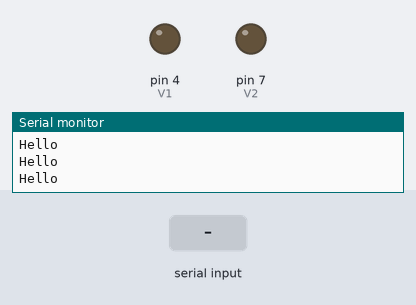
This sketch was run on a simulated Arduino Uno, built with avr-gcc and run on an emulated ATmega328P. Shown: output pins drawn as LEDs (lit = HIGH), the last lines printed to the serial monitor. The inputs (shaded band) are chosen by the test bench. Pins used as bus, display or sensor lines are not drawn.

Above: at 1.2 s.
1.3 s: "r90\n" received over Serial
At 2.6 s:
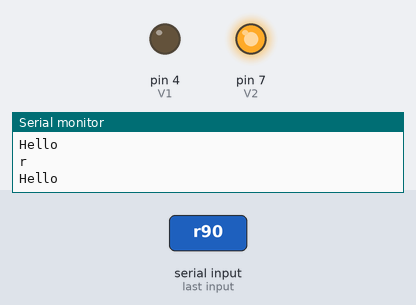
5.8 s: "f90\n" received over Serial
At 7.0 s:
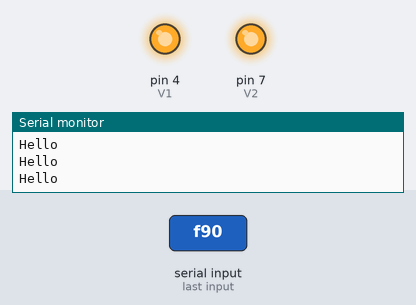
7.3 s: "r,45\n" received over Serial
At 8.4 s:
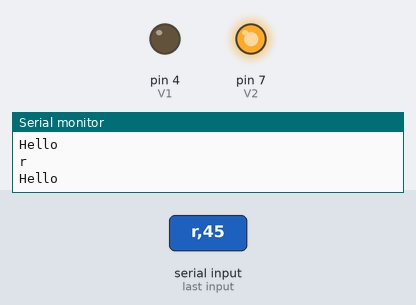
Timing chart, 0 to 9.8 s (numbered marks = the images above; inputs shaded):
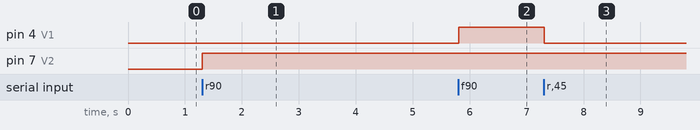

Measured:
- after the input at 1.3 s, pin 7 (V2): LOW → HIGH at once
- after the input at 5.8 s, pin 4 (V1): LOW → HIGH at once
- after the input at 7.3 s, pin 4 (V1): HIGH → LOW at once

The sketch:

robot_old.ino
```cpp
#define  V1 4
#define  V2 7
#define  S1 5
#define  S2 6
#define  D_L A1
#define  D_R A3
#define  D_F A2
void control(int s1, int s2)
{
  s1 = constrain(s1,-255,255);
  s2 = constrain(s2,-255,255);
  digitalWrite(V1,s1 >= 0); analogWrite(S1,abs(s1));
  digitalWrite(V2,s2 >= 0); analogWrite(S2,abs(s2));
}
//градусы положительные если вращение по часовой стрелке, иначе отрицательные
//при скорости 75 и -75 за 450мс поворачивается на 90 градусов
//kof = delay/grad
void rotate(int grad)
{
  float kof;
  if (grad>90)
    kof = 7.5*2;
  else
    kof = 6.4*2;
  digitalWrite(V1, grad <= 0);
  digitalWrite(V2, grad >= 0);
  analogWrite(S1, 175);
  analogWrite(S2, 175);
  delay(abs(grad*kof));
  analogWrite(S1, 0);
  analogWrite(S2, 0);

}

void setup()
{
 Serial.begin(9600);
 pinMode(V1, OUTPUT);
 pinMode(V2, OUTPUT);

}

bool auto_mode = false;

void loop()
{
    Serial.println("Hello");
    if (Serial.available() > 0) {

      char command = Serial.read();
      int value = Serial.parseInt();
      Serial.println(command);
      switch(command){
      case 'r':
        auto_mode = false;
        rotate(value);
        break;
      case 'f':
        auto_mode = false;
        control(175, 175);
        delay(value);
        control(0, 0);
        break;
      case 'b':
        auto_mode = false;
        control(-175, -175);
        delay(value);
        control(0, 0);
        break;
      case 'a':
        auto_mode = true;
        break;
      }
    }
    if (auto_mode) {

        int d_r = analogRead(D_R);
        int d_f = analogRead(D_F);
        int d_l = analogRead(D_L);
        if (d_f < 500)
        {
          control(-175,-175);
          delay(500);
          rotate(45);
        }
        else if (d_r < 500)
          rotate(-30);
        else if (d_l < 500)
          rotate(30);
        else
          control(100,100);
    }
}
```
